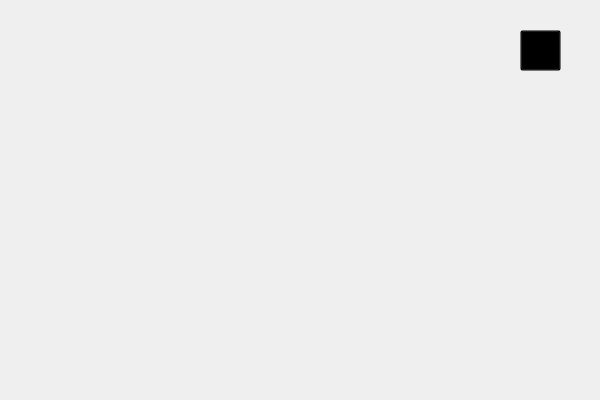
<?xml version="1.0" encoding="UTF-8"?>
<ui version="4.0">
 <class>CarteClass</class>
 <widget class="QWidget" name="CarteClass">
  <property name="geometry">
   <rect>
    <x>0</x>
    <y>0</y>
    <width>600</width>
    <height>400</height>
   </rect>
  </property>
  <property name="windowTitle">
   <string>Carte</string>
  </property>
  <widget class="QLabel" name="label">
   <property name="geometry">
    <rect>
     <x>26</x>
     <y>22</y>
     <width>551</width>
     <height>351</height>
    </rect>
   </property>
   <property name="text">
    <string/>
   </property>
   <property name="pixmap">
    <pixmap>divers/fond de carte.png</pixmap>
   </property>
   <property name="scaledContents">
    <bool>true</bool>
   </property>
  </widget>
  <widget class="QPushButton" name="pushButton">
   <property name="geometry">
    <rect>
     <x>520</x>
     <y>30</y>
     <width>41</width>
     <height>41</height>
    </rect>
   </property>
   <property name="styleSheet">
    <string notr="true">background-color:rgba(0,0,0,0);</string>
   </property>
   <property name="text">
    <string/>
   </property>
   <property name="icon">
    <iconset>
     <normaloff>divers/croix.png</normaloff>divers/croix.png</iconset>
   </property>
   <property name="iconSize">
    <size>
     <width>32</width>
     <height>32</height>
    </size>
   </property>
  </widget>
 </widget>
 <layoutdefault spacing="6" margin="11"/>
 <resources>
  <include location="Carte.qrc"/>
 </resources>
 <connections>
  <connection>
   <sender>pushButton</sender>
   <signal>pressed()</signal>
   <receiver>CarteClass</receiver>
   <slot>CloseMap()</slot>
   <hints>
    <hint type="sourcelabel">
     <x>525</x>
     <y>45</y>
    </hint>
    <hint type="destinationlabel">
     <x>299</x>
     <y>199</y>
    </hint>
   </hints>
  </connection>
 </connections>
 <slots>
  <slot>CloseMap()</slot>
 </slots>
</ui>
